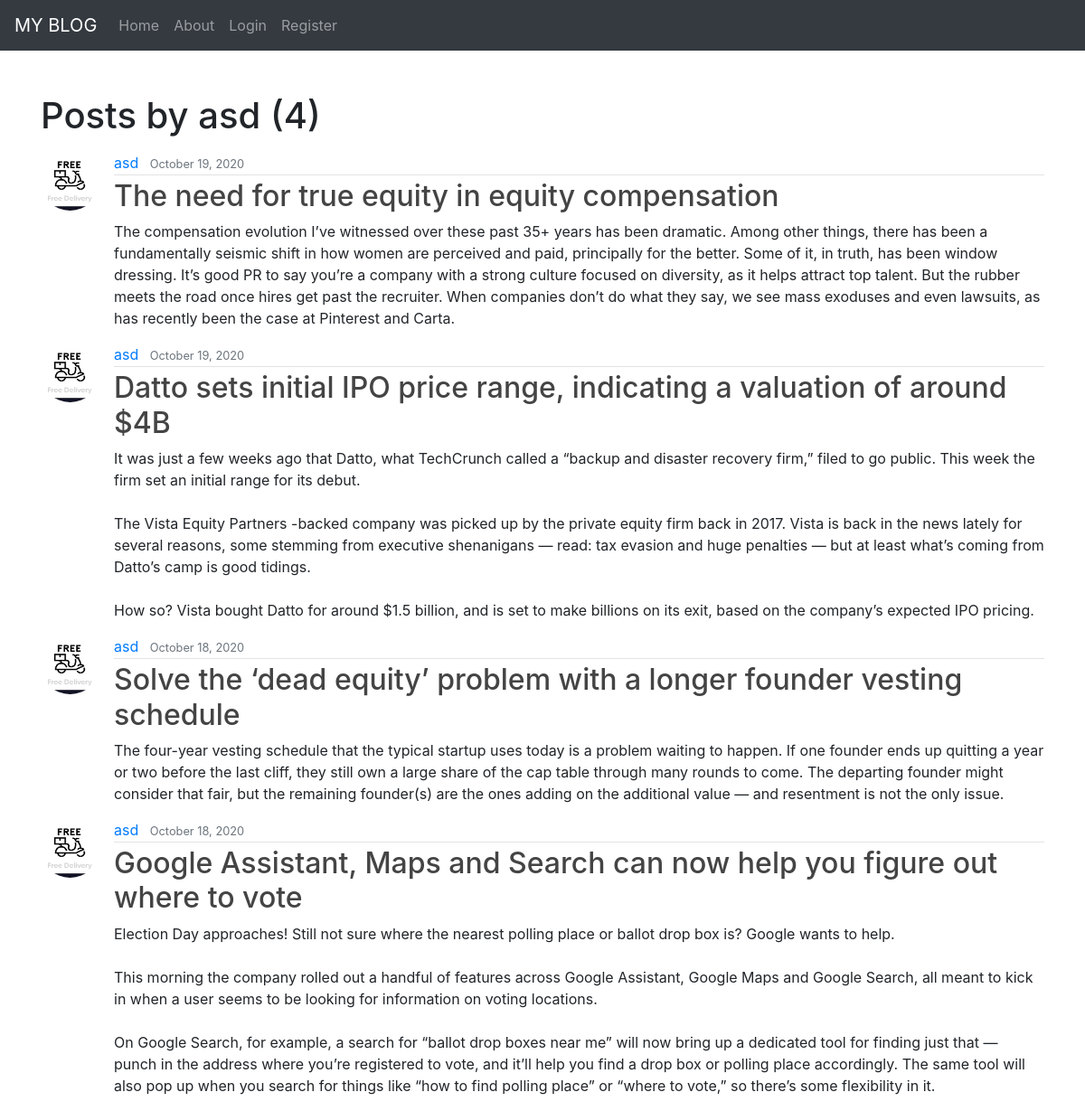
The app's page /user/asd with its own data.
### blogmain/models.py (models this page shows, shortened)
class Post(models.Model):
    title= models.CharField(max_length=100)
    content = models.TextField()
    date_posted = models.DateTimeField(default=timezone.now)
    author = models.ForeignKey(User,on_delete=models.CASCADE)

### users/models.py (models this page shows, shortened)
class Profile(models.Model):
    user = models.OneToOneField(User, on_delete=models.CASCADE)
    image = models.ImageField(default='profile_pics/default.jpg', upload_to='profile_pics')

### blogmain/views.py (the view)
# urls.py: path('user/<str:username>', UserPostListView.as_view(),name='user-posts'),
class UserPostListView(ListView):
    model=Post
    context_object_name='posts'
    template_name='blogmain/user_posts.html'
    paginate_by =5
    def get_queryset(self):
        user = get_object_or_404(User, username=self.kwargs.get('username'))
        return Post.objects.filter(author=user).order_by('-date_posted')

### blogmain/templates/blogmain/user_posts.html (shortened to what this page needs)
{% extends "blogmain/base.html" %}
{% block content %}
    <h1 class="mb-3"> Posts by {{ view.kwargs.username }} ({{ page_obj.paginator.count }})</h1>
    {% for post in posts %}
        <article class="media content-section">
            <img class="rounded-circle article-img" src="{{post.author.profile.image.url}}">
            <div class="media-body">
                <div class="article-metadata">
                    <a class="mr-2" href="{% url 'user-posts' post.author.username %}">{{post.author}}</a>
                    <small class="text-muted">{{post.date_posted|date:"F j, Y"}}</small>
                </div>
                <h2><a href="{% url 'post-detail' post.id %}" class="article-title">{{post.title}}</a></h2>
                <p class="article-content">{{post.content}}</p>
            </div>
        </article>
    {% endfor %}
{% endblock content %}

### blogmain/static/blogmain/main.css (style rules this page uses)
.article-title { color: #444444; }
.article-content { white-space: pre-line; }
.article-img { height: 65px; width: 65px; margin-right: 16px; }
.article-metadata { padding-bottom: 1px; margin-bottom: 4px; border-bottom: 1px solid #e3e3e3 }

### records on screen
Post: author.profile.image (picture), author "asd", date_posted "October 19, 2020", title "The need for true equity in equity compensation", content "The compensation evolution I’ve witnessed over these past 35+ years has been dramatic. Among other things, there has been a fundamentally seismic shift in how women are perceived and paid, principally for the better. Some of it, in truth, has been window dressing. It’s good PR to say you’re a company with a strong culture focused on diversity, as it helps attract top talent. But the rubber meets the road once hires get past the recruiter. When companies don’t do what they say, we see mass exoduses and even lawsuits, as has recently been the case at Pinterest and Carta."
Post: author.profile.image (picture), author "asd", date_posted "October 19, 2020", title "Datto sets initial IPO price range, indicating a valuation of around $4B", content "It was just a few weeks ago that Datto, what TechCrunch called a “backup and disaster recovery firm,” filed to go public. This week the firm set an initial range for its debut. The Vista Equity Partners -backed company was picked up by the private equity firm back in 2017. Vista is back in the news lately for several reasons, some stemming from executive shenanigans — read: tax evasion and huge penalties — but at least what’s coming from Datto’s camp is good tidings. How so? Vista bought Datto for around $1.5 billion, and is set to make billions on its exit, based on the company’s expected IPO pricing."
Post: author.profile.image (picture), author "asd", date_posted "October 18, 2020", title "Solve the ‘dead equity’ problem with a longer founder vesting schedule", content "The four-year vesting schedule that the typical startup uses today is a problem waiting to happen. If one founder ends up quitting a year or two before the last cliff, they still own a large share of the cap table through many rounds to come. The departing founder might consider that fair, but the remaining founder(s) are the ones adding on the additional value — and resentment is not the only issue."
Post: author.profile.image (picture), author "asd", date_posted "October 18, 2020", title "Google Assistant, Maps and Search can now help you figure out where to vote", content "Election Day approaches! Still not sure where the nearest polling place or ballot drop box is? Google wants to help. This morning the company rolled out a handful of features across Google Assistant, Google Maps and Google Search, all meant to kick in when a user seems to be looking for information on voting locations. On Google Search, for example, a search for “ballot drop boxes near me” will now bring up a dedicated tool for finding just that — punch in the address where you’re registered to vote, and it’ll help you find a drop box or polling place accordingly. The same tool will also pop up when you search for things like “how to find polling place” or “where to vote,” so there’s some…"

### other values on screen
{{ view.kwargs.username }} "asd"
{{ page_obj.paginator.count }} "4"
